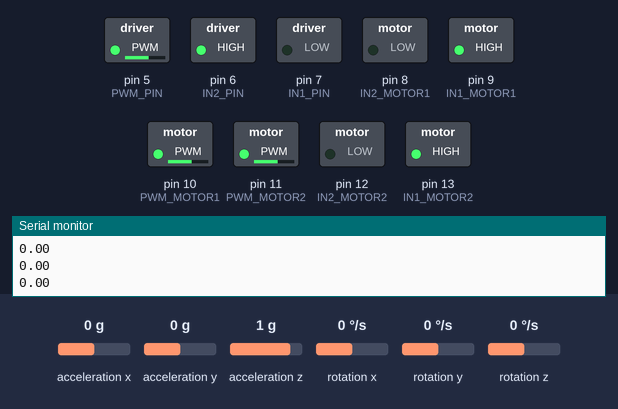
This sketch was run on a simulated Arduino Uno, built with avr-gcc and run on an emulated ATmega328P. On the bench: switched loads named in the sketch (green lamp = pin HIGH), the last lines printed to the serial monitor. The inputs (shaded band) are chosen by the test bench; at power-on: acceleration y 0 g, acceleration x 0 g, acceleration z 1 g, rotation x 0 °/s, rotation y 0 °/s, rotation z 0 °/s.

Above: at 2.2 s.
2.3 s: acceleration y set to -1.4 g
At 3.2 s:
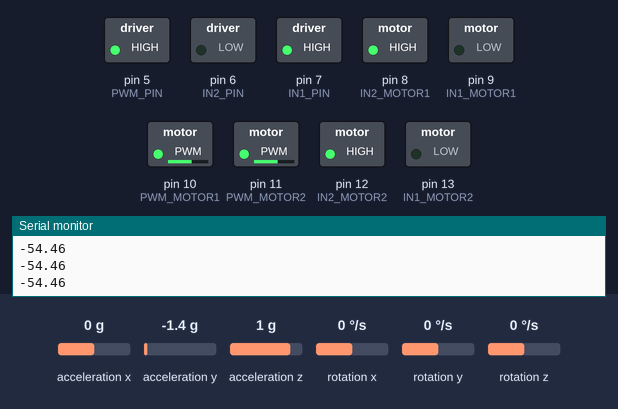
3.8 s: acceleration x set to -1 g
5.3 s: acceleration x set to -1.3 g
At 6.5 s:
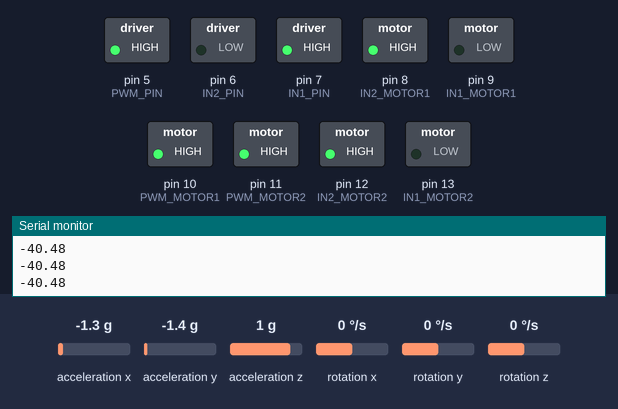
6.8 s: acceleration y set to 0.8 g
At 7.9 s:
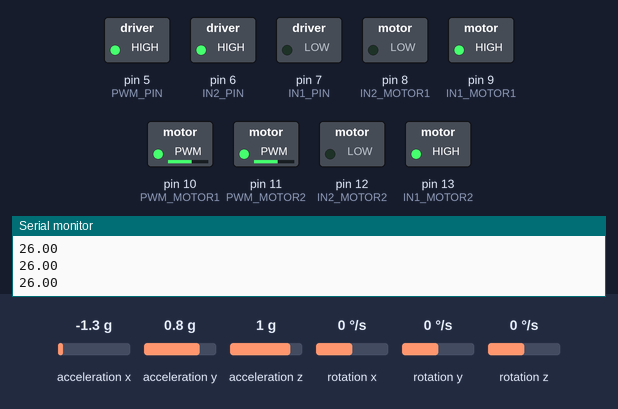
8.3 s: acceleration z set to 0.6 g
At 8.9 s:
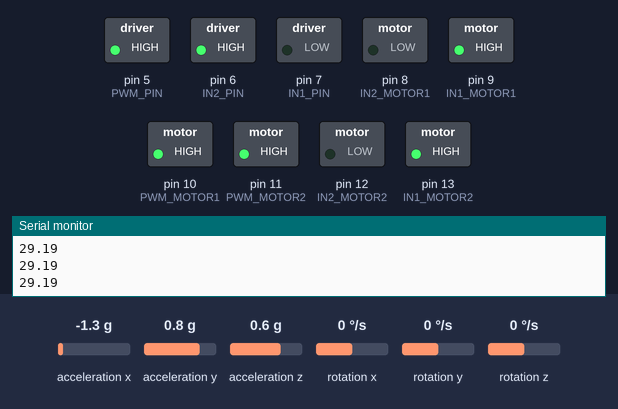
9.8 s: acceleration x set to -1.5 g
At 11.2 s:
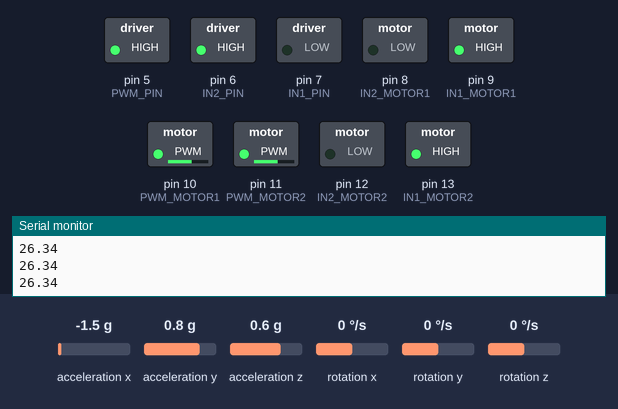
Timing chart, 0 to 12.3 s (numbered marks = the images above; inputs shaded):
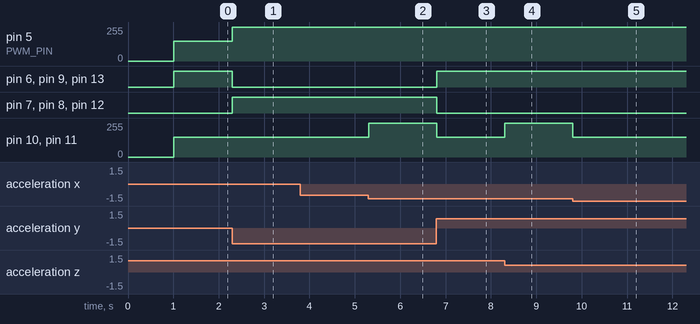

The sketch:

RWP_103.ino
```cpp
#include <Wire.h>               // Include Wire library for I2C communication
#include <MPU6050_light.h>      // Include MPU6050 library

MPU6050 mpu(Wire);              // Create an MPU6050 object using the Wire library

// Pin definitions for reaction wheel motor
const int PWM_PIN = 5;          // PWM pin for controlling speed
const int IN1_PIN = 7;          // Motor control pin 1 for direction
const int IN2_PIN = 6;          // Motor control pin 2 for direction

// Pin definitions for the bottom motors (left and right)
const int IN1_MOTOR1 = 9;       // Motor 1 control pin 1
const int IN2_MOTOR1 = 8;       // Motor 1 control pin 2
const int PWM_MOTOR1 = 10;      // PWM pin for Motor 1 speed control

const int IN1_MOTOR2 = 13;      // Motor 2 control pin 1
const int IN2_MOTOR2 = 12;      // Motor 2 control pin 2
const int PWM_MOTOR2 = 11;      // PWM pin for Motor 2 speed control

// PID controller variables (outer loop - tilt control)
float Kp_outer = 50.0;          // Proportional gain for outer loop
float Ki_outer = 0.0;           // Integral gain for outer loop
float Kd_outer = 0.0;           // Derivative gain for outer loop
float setpoint_angle = 0.0;     // Desired angle (setpoint)
float lastAngleError = 0.0;     // Previous angle error
float integral_angle = 0.0;     // Accumulated integral of angle error

// PID controller variables (inner loop - velocity control)
float Kp_inner = 80.0;          // Proportional gain for inner loop
float Ki_inner = 0.0;           // Integral gain for inner loop
float Kd_inner = 0.0;           // Derivative gain for inner loop
float lastVelocityError = 0.0;  // Previous velocity error
float integral_velocity = 0.0;  // Accumulated integral of velocity error

// Feedforward gain (not used in current code)
float feedforwardGain = 1.0;

// Motor control constants
const int MIN_SPEED = 150;      // Minimum PWM value to overcome motor's static friction
const int MAX_SPEED = 255;      // Maximum PWM value (max speed)

// Timing variables
unsigned long lastTime = 0;     // Last time control loop was executed
const unsigned long SAMPLE_TIME = 5; // Control loop sample time in milliseconds

void setup() {
  Serial.begin(115200);         // Initialize serial communication at 115200 baud
  Wire.begin();                 // Initialize I2C communication

  // Initialize pins for reaction wheel motor
  pinMode(PWM_PIN, OUTPUT);
  pinMode(IN1_PIN, OUTPUT);
  pinMode(IN2_PIN, OUTPUT);

  // Initialize pins for the two bottom motors
  pinMode(IN1_MOTOR1, OUTPUT);
  pinMode(IN2_MOTOR1, OUTPUT);
  pinMode(PWM_MOTOR1, OUTPUT);

  pinMode(IN1_MOTOR2, OUTPUT);
  pinMode(IN2_MOTOR2, OUTPUT);
  pinMode(PWM_MOTOR2, OUTPUT);

  // Initialize MPU6050 sensor
  byte status = mpu.begin();
  while (status != 0) {         // Check if MPU6050 is connected properly
    Serial.println("MPU6050 initialization failed. Please check your connections.");
    delay(1000);                // Wait 1 second before retrying
  }

  Serial.println("MPU6050 initialized successfully!");

  // Calibrate MPU6050 sensor
  Serial.println("Calibrating MPU6050...");
  mpu.calcOffsets();            // Calculate offsets to improve accuracy
  Serial.println("Calibration complete!");
}

void loop() {
  unsigned long currentTime = millis(); // Get current time in milliseconds

  // Execute control loop at specified sample time intervals
  if (currentTime - lastTime >= SAMPLE_TIME) {
    float deltaTime = (float)(currentTime - lastTime) / 1000.0; // Calculate elapsed time in seconds

    // Update sensor readings and compute current angle
    float angle = updateMPU(deltaTime);

    // Outer PID loop to compute desired velocity based on angle error
    float desiredVelocity = calculateOuterPID(angle, deltaTime);

    // Inner PID loop to compute motor output for bottom motors based on desired velocity
    float bottomMotorOutput = calculateInnerPID(desiredVelocity, deltaTime);

    // Compute reaction wheel output (could be modified separately)
    float reactionWheelOutput = desiredVelocity;

    // Set motor speeds for bottom motors and reaction wheel
    setMotorSpeed(bottomMotorOutput, reactionWheelOutput);

    Serial.println(angle);

    // Update lastTime for next iteration
    lastTime = currentTime;
  }
}

// Helper function to update MPU6050 readings and compute angle
float updateMPU(float deltaTime) {
  mpu.update();  // Update sensor data

  // Complementary filter to combine accelerometer and gyroscope data
  // Currently set to use only accelerometer data (adjust weights as needed)
  return 0.0 * (mpu.getAngleX() + mpu.getGyroX() * deltaTime) + 1.0 * mpu.getAngleX();
}

// Calculate outer PID control (tilt control)
float calculateOuterPID(float angle, float deltaTime) {
  float angleError = setpoint_angle - angle; // Compute angle error
  integral_angle += angleError * deltaTime;  // Update integral term
  float derivative_angle = (angleError - lastAngleError) / deltaTime; // Compute derivative term

  // Compute PID output
  float output = Kp_outer * angleError + Ki_outer * integral_angle + Kd_outer * derivative_angle;

  lastAngleError = angleError; // Update last angle error for next derivative calculation
  return output;               // Return desired velocity for inner loop
}

// Calculate inner PID control (velocity control)
float calculateInnerPID(float desiredVelocity, float deltaTime) {
  // Assume actual velocity is zero (could be modified to include velocity measurements)
  float velocityError = desiredVelocity;       // Compute velocity error
  integral_velocity += velocityError * deltaTime; // Update integral term
  float derivative_velocity = (velocityError - lastVelocityError) / deltaTime; // Compute derivative term

  // Compute PID output
  float output = Kp_inner * velocityError + Ki_inner * integral_velocity + Kd_inner * derivative_velocity;

  lastVelocityError = velocityError; // Update last velocity error for next derivative calculation
  return output;                     // Return motor output for bottom motors
}

// Set motor speeds based on PID output for both motor types
void setMotorSpeed(float bottomOutput, float reactionOutput) {
  // Map the PID output to PWM values within the motor speed range
  int bottomMotorSpeed = map(abs(bottomOutput), 0, 180, MIN_SPEED, MAX_SPEED);
  bottomMotorSpeed = constrain(bottomMotorSpeed, MIN_SPEED, MAX_SPEED);

  int reactionWheelSpeed = map(abs(reactionOutput), 0, 180, MIN_SPEED, MAX_SPEED);
  reactionWheelSpeed = constrain(reactionWheelSpeed, MIN_SPEED, MAX_SPEED);

  // Control bottom motors (left and right)
  if (bottomOutput > 0) {
    // Set direction for forward motion
    digitalWrite(IN1_MOTOR1, LOW);
    digitalWrite(IN2_MOTOR1, HIGH);
    digitalWrite(IN1_MOTOR2, LOW);
    digitalWrite(IN2_MOTOR2, HIGH);
  } else {
    // Set direction for reverse motion
    digitalWrite(IN1_MOTOR1, HIGH);
    digitalWrite(IN2_MOTOR1, LOW);
    digitalWrite(IN1_MOTOR2, HIGH);
    digitalWrite(IN2_MOTOR2, LOW);
  }
  // Set PWM speed for bottom motors
  analogWrite(PWM_MOTOR1, bottomMotorSpeed);
  analogWrite(PWM_MOTOR2, bottomMotorSpeed);

  // Control reaction wheel motor
  if (reactionOutput > 0) {
    // Set direction for reaction wheel rotation
    digitalWrite(IN1_PIN, HIGH);
    digitalWrite(IN2_PIN, LOW);
  } else {
    digitalWrite(IN1_PIN, LOW);
    digitalWrite(IN2_PIN, HIGH);
  }
  // Set PWM speed for reaction wheel motor
  analogWrite(PWM_PIN, reactionWheelSpeed);
}
```

Measured:
- the behaviour switches between -1.1 and -1.2 g on acceleration x (found by bisection; images 1 and 2)
- the behaviour switches between 0.8 and 0.7 g on acceleration z (found by bisection; images 3 and 4)
- the behaviour switches between -1.3 and -1.4 g on acceleration x (found by bisection; images 4 and 5)
- after the input at 2.3 s, pin 5 (PWM_PIN): 150/255 → 255/255 at once; pin 6 (IN2_PIN), pin 9 (IN1_MOTOR1), pin 13 (IN1_MOTOR2): HIGH → LOW at once; pin 7 (IN1_PIN), pin 8 (IN2_MOTOR1), pin 12 (IN2_MOTOR2): LOW → HIGH at once
- after the input at 5.3 s, pin 10 (PWM_MOTOR1), pin 11 (PWM_MOTOR2): 150/255 → 255/255 at once
- after the input at 6.8 s, pin 6 (IN2_PIN), pin 9 (IN1_MOTOR1), pin 13 (IN1_MOTOR2): LOW → HIGH at once; pin 7 (IN1_PIN), pin 8 (IN2_MOTOR1), pin 12 (IN2_MOTOR2): HIGH → LOW at once; pin 10 (PWM_MOTOR1), pin 11 (PWM_MOTOR2): 255/255 → 150/255 at once
- after the input at 8.3 s, pin 10 (PWM_MOTOR1), pin 11 (PWM_MOTOR2): 150/255 → 255/255 at once
- after the input at 9.8 s, pin 10 (PWM_MOTOR1), pin 11 (PWM_MOTOR2): 255/255 → 150/255 at once
